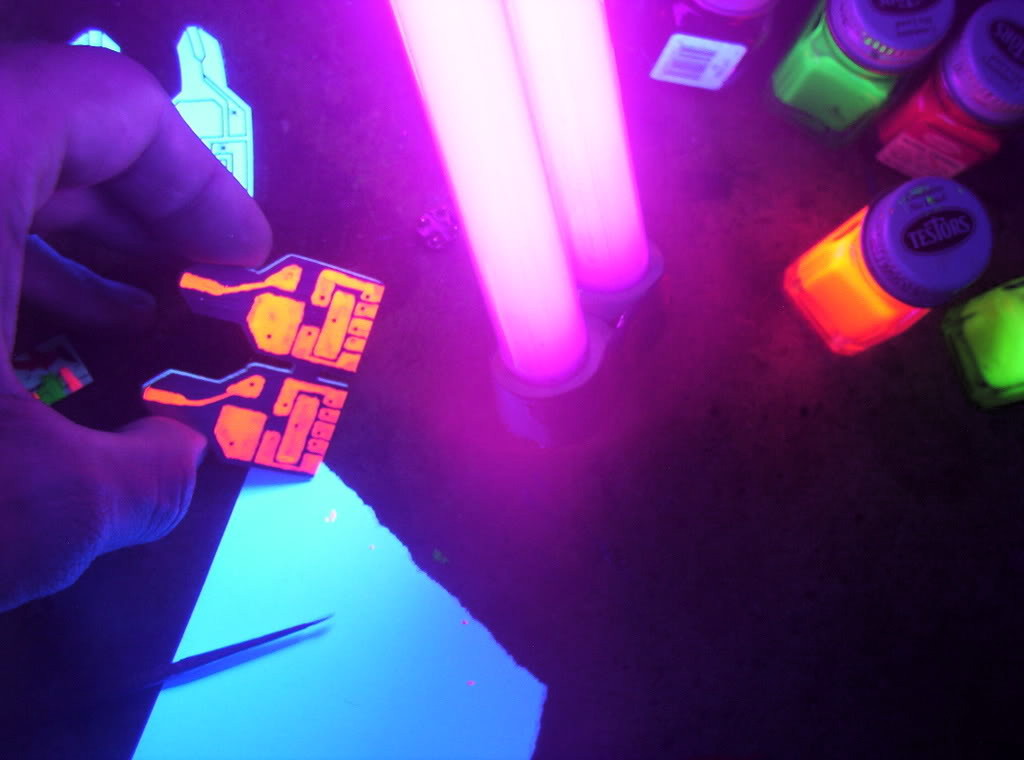
%> input picture MIMT/sources/blacklight2.jpg, 1024 x 760 px
$ octave moreexamples.m   (GNU Octave 9; MATLAB toolbox functions it lacks are replaced by stand-ins)
%> lines starting %> are read from the running program, lines starting %| are printed output that depends on the picture
%> further down, inpic is the input picture: size 760x1024x3 uint8; mean R, G, B 100, 56.6, 135
### MIMT/rectds.m
function outpic = rectds(inpic,bsize,grid,Nblocks,Nframes,RGBlock,rim,outlines,mode);
%> called with bsize = [8 12; 8 12], grid = [0 0; 0 0], Nblocks = [1000 1000], Nframes = 20, RGBlock = 1, rim = 0, outlines = 0
%   RECTDS(INPICT, BLOCKSIZE, GRID, NBLOCKS, NFRAMES, LOCKRGB, {RIM}, {OUTLINES}, {MODE})
%
%   INPICT is an RGB image array (uint8)
%   BLOCKSIZE is an array specifying block sizes in pixels at start and end
%       [x0 y0; xf yf]
%   NBLOCKS is a row vector specifying number of blocks at start and end
%   GRID is a 2-element vector specifying the grid upon which blocks will
%       land.  use [0 0] for no grid
%   NFRAMES is the number of animation frames
%   LOCKRGB forces all channels to be sampled in a spatially-coordinated
%       manner.  (takes 0 or 1)
%   RIM if >0, specifies that the blocks should be hollow and defines
%       their annular width in pixels (default 0)
%   OUTLINES draw a dark 1-px border around each block (0 or 1) (default 0)
%   MODE 'mean' 'min' or 'max' specifies sampling method (default mean)
%
% Webdocs: http://mimtdocs.rf.gd/manual/html/rectds.html
% See also: driftds rotateds

% %%%%%%%%%%%%%%%%%%%%%%%%%%%%%%%%%%%%%%%%%%%%%%%%%%%%%%%%%%

if nargin < 9
    mode = 'mean';
end
if nargin < 8
    outlines = 0;
end
if nargin < 7
    rim = 0;
end
rim = round(rim);

sz = size(inpic);
bsize = flipud(bsize);
grid = flipud(grid);
bsvec = round([bsize(1,1) + (bsize(2,1)-bsize(1,1))*(0.5+0.5*cos(2*pi*(1:1:Nframes)/Nframes));...
        bsize(1,2) + (bsize(2,2)-bsize(1,2))*(0.5+0.5*cos(2*pi*(1:1:Nframes)/Nframes))]);
gsvec = round([grid(1,1) + (grid(2,1)-grid(1,1))*(0.5+0.5*cos(2*pi*(1:1:Nframes)/Nframes));...
        grid(1,2) + (grid(2,2)-grid(1,2))*(0.5+0.5*cos(2*pi*(1:1:Nframes)/Nframes))]);
nbvec = round(Nblocks(2) + (Nblocks(1)-Nblocks(2))*(0.5+0.5*cos(2*pi*(1:1:Nframes)/Nframes)));

outpic = zeros([size(inpic) Nframes],'uint8');
for m = 1:1:Nframes;
    bs = fliplr(bsvec(:,m)');
    gs = fliplr(gsvec(:,m)');
    nb = nbvec(m);

    maskpic = zeros(sz);

    if RGBlock == 0
        for c = [1 2 3]; % select channels
            for n = 1:1:nb;
                if all(gs == [0 0])
                    rx = max(1,round((sz(2)-bs(2))*rand()));
                    ry = max(1,round((sz(1)-bs(1))*rand()));
                else
                    % use these to build grid quantizer
                    rx = min(max(1,round(((sz(2)-bs(2))*rand())/gs(2))*gs(2)),sz(2)-bs(2));
                    ry = min(max(1,round(((sz(1)-bs(1))*rand())/gs(1))*gs(1)),sz(1)-bs(1));
                end

                switch lower(mode)
                    case 'mean'
                        blockmean = mean(mean(inpic(ry:(ry+bs(1)),rx:(rx+bs(2)),c)));
                    case 'min'
                        blockmean = min(min(inpic(ry:(ry+bs(1)),rx:(rx+bs(2)),c)));
                    case 'max'
                        blockmean = max(max(inpic(ry:(ry+bs(1)),rx:(rx+bs(2)),c)));
                    otherwise
                        disp('RECTDS: not a valid mode')
                        return
                end

                if rim == 0;
                    % normal block
                    maskpic(ry:(ry+bs(1)),rx:(rx+bs(2)),c) = blockmean;
                else
                    % hollow block
                    maskpic(ry:(ry+rim),rx:(rx+bs(2)),c) = blockmean; %top edge
                    maskpic((ry+bs(1)-rim):(ry+bs(1)),rx:(rx+bs(2)),c) = blockmean; %bottom edge
                    maskpic(ry:(ry+bs(1)),rx:(rx+rim),c) = blockmean; %left edge
                    maskpic(ry:(ry+bs(1)),(rx+bs(2)-rim):(rx+bs(2)),c) = blockmean; %right edge
                end

                if outlines == 1 % not quite black borders (maskblack)
                    maskpic(ry,rx:(rx+bs(2)),c) = 1; %top edge
                    maskpic((ry+bs(1)),rx:(rx+bs(2)),c) = 1; %bottom edge
                    maskpic(ry:(ry+bs(1)),rx,c) = 1; %left edge
                    maskpic(ry:(ry+bs(1)),(rx+bs(2)),c) = 1; %right edge
                end
            end
        end
    else
        for n = 1:1:nb;
            if all(gs == [0 0])
                rx = max(1,round((sz(2)-bs(2))*rand()));
                ry = max(1,round((sz(1)-bs(1))*rand()));
            else
                % use these to build grid quantizer
                rx = min(max(1,round(((sz(2)-bs(2))*rand())/gs(2))*gs(2)),sz(2)-bs(2));
                ry = min(max(1,round(((sz(1)-bs(1))*rand())/gs(1))*gs(1)),sz(1)-bs(1));
            end

            for c = [1 2 3]; % select channels
                switch lower(mode)
                    case 'mean'
                        blockmean = mean(mean(inpic(ry:(ry+bs(1)),rx:(rx+bs(2)),c)));
                    case 'min'
                        blockmean = min(min(inpic(ry:(ry+bs(1)),rx:(rx+bs(2)),c)));
                    case 'max'
                        blockmean = max(max(inpic(ry:(ry+bs(1)),rx:(rx+bs(2)),c)));
                    otherwise
                        disp('RECTDS: not a valid mode')
                        return
                end

                if rim == 0;
                    % normal block
                    maskpic(ry:(ry+bs(1)),rx:(rx+bs(2)),c) = blockmean;
                else
                    % hollow block
                    maskpic(ry:(ry+rim),rx:(rx+bs(2)),c) = blockmean; %top edge
                    maskpic((ry+bs(1)-rim):(ry+bs(1)),rx:(rx+bs(2)),c) = blockmean; %bottom edge
                    maskpic(ry:(ry+bs(1)),rx:(rx+rim),c) = blockmean; %left edge
                    maskpic(ry:(ry+bs(1)),(rx+bs(2)-rim):(rx+bs(2)),c) = blockmean; %right edge
                end

                if outlines == 1 % not quite black borders (maskblack)
                    maskpic(ry,rx:(rx+bs(2)),c) = 1; %top edge
                    maskpic((ry+bs(1)),rx:(rx+bs(2)),c) = 1; %bottom edge
                    maskpic(ry:(ry+bs(1)),rx,c) = 1; %left edge
                    maskpic(ry:(ry+bs(1)),(rx+bs(2)),c) = 1; %right edge
                end
            end
        end
    end

    outpic(:,:,:,m) = uint8(maskpic);

    disp('write frame')
end
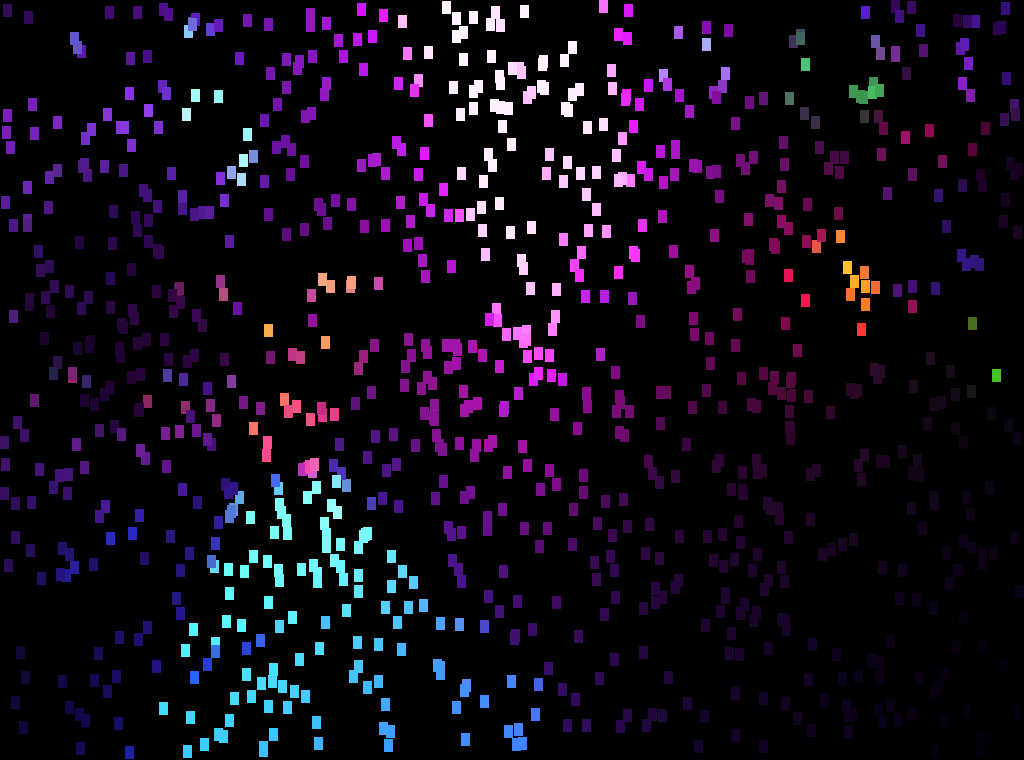
%> maskpic: size 760x1024x3 double; mean R, G, B 14.8, 8.8, 19.8
%> after the loop, blockmean = 181; rx = 24; ry = 182
%> (the rest of the program and of its run is left out)
